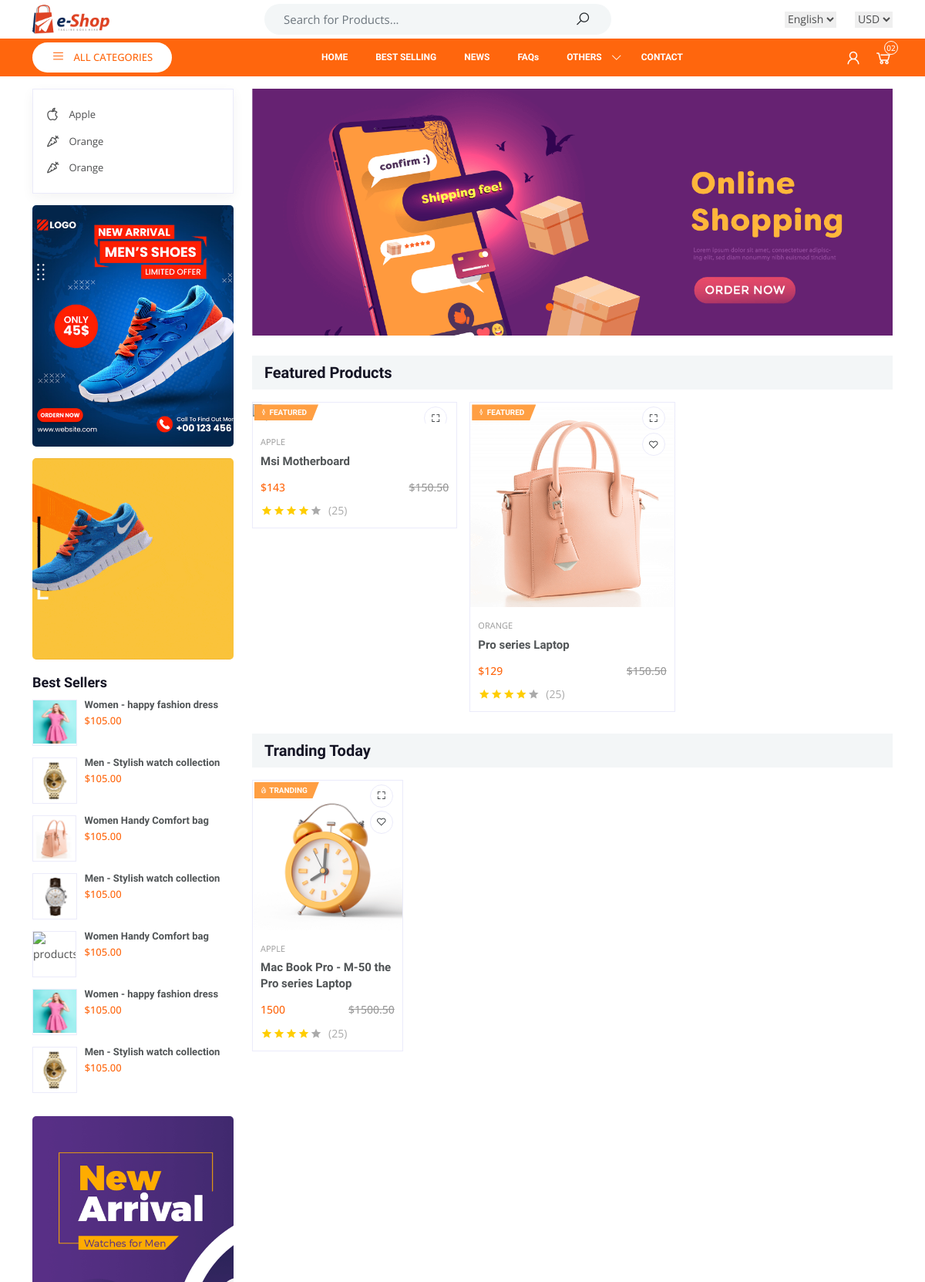
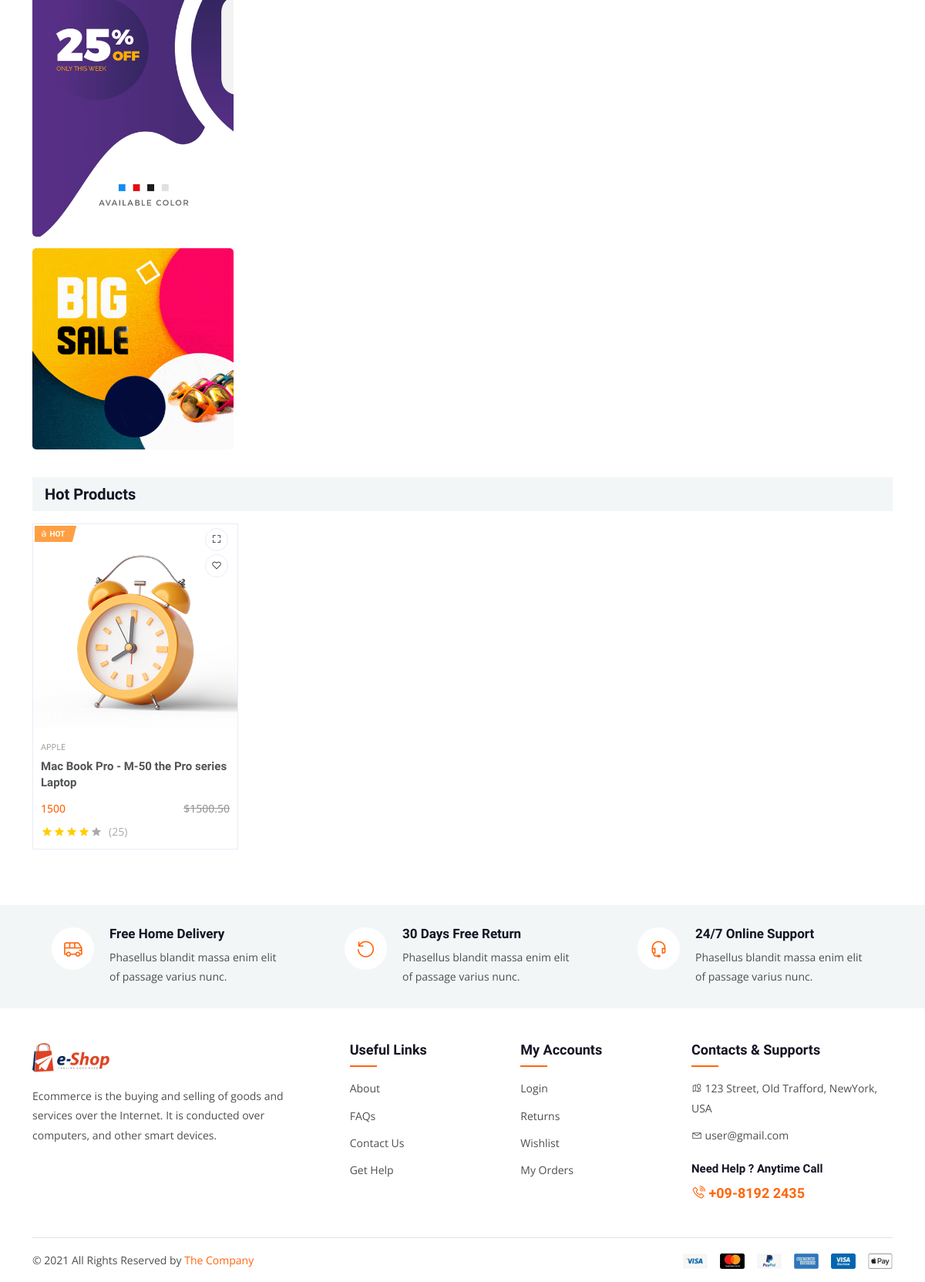
The page / on the database its author committed (2 pictures, top to bottom).
### tables this page shows
CREATE TABLE `category` (
  `ctg_id` int(11) NOT NULL,
  `ctg_icon` varchar(255) NOT NULL,
  `ctg_name` varchar(255) NOT NULL,
  `ctg_des` varchar(255) NOT NULL,
  `ctg_status` tinyint(200) NOT NULL DEFAULT 1
);

CREATE TABLE `banner` (
  `banner_id` int(11) NOT NULL,
  `banner_status` tinyint(4) NOT NULL DEFAULT 1,
  `banner_img` varchar(255) NOT NULL
);

### admin/class/adminBack.php (called while the page is built, shortened)
<?php
class adminBack
{
    private $conn;
    public function __construct()
    {
        $dbhost = "127.0.0.1";
        $dbuser = "root";
        $dbpass = "";
        $dbname = "ecom02";
        $this->conn = mysqli_connect($dbhost, $dbuser, $dbpass, $dbname);
    }
    function publishedDisplayCategory()
    {
        $query = "SELECT * FROM category WHERE ctg_status = 1";
        if (mysqli_query($this->conn, $query)) {
            $result_ctg = mysqli_query($this->conn, $query);
            return $result_ctg;
        } else {
            echo "Couldn't Fetch Data Correctly";
        }
    }
    function view_banner()
    {
        $query = "SELECT * FROM banner";
        if (mysqli_query($this->conn, $query)) {
            $banner_info = mysqli_query($this->conn, $query);
            return $banner_info;
        }
    }
}

### partials/banner.php (the view)
<?php
$obj_adminBack = new adminBack();
$msg = $obj_adminBack->view_banner();
?>
<div class="banner-slider">
    <?php while ($data = mysqli_fetch_assoc($msg)) { ?>
        <div class="single-slide">
            <div class="banner-section bg_img" style="background: url(assets/images/banner/<?php echo $data['banner_img'] ?>);">
            </div>
        </div>
    <?php } ?>
</div>

### partials/category-sidebar.php (shortened to what this page needs)
<?php
$obj_adminBack = new adminBack();
$msg = $obj_adminBack->publishedDisplayCategory();
?>
<ul class="category-sidebar">
    <?php
    while ($ctg_show = mysqli_fetch_assoc($msg)) { ?>
        <li><a href="#0"><?php echo $ctg_show['ctg_icon'] ?> <?php echo $ctg_show['ctg_name'] ?></a></li>
    <?php } ?>
</ul>

### assets/css/main.css (style rules this page uses)
html { scroll-behavior: smooth; }
body { padding: 0; margin: 0; font-size: 14px; color: #4d4e4f; line-height: 1.8; font-family: "Open Sans", sans-serif; background: #fff; display: flex; flex-direction: column; min-height: 100vh; justify-content: space-between; }
a { display: inline-block; text-decoration: none; color: #4d4e4f; -webkit-transition: all ease 0.3s; -moz-transition: all ease 0.3s; transition: all ease 0.3s; }
ul { margin: -7px 0; padding: 0; }
ul li { list-style: none; padding: 7px 0; }
.bg_img { background-size: cover !important; background-position: center; background-repeat: no-repeat !important; }
i { line-height: 1; }
.banner-section { height: 320px; }
.category-sidebar { background: #fff; margin: 0; padding: 15px 18px; padding-left: 15px; border: 1px solid #ebebfa; max-width: 100%; box-shadow: 0 5px 15px rgba(31, 31, 35, 0.05); position: relative; font-size: 13px; }
.category-sidebar li { padding: 5px 0; }
.category-sidebar li i { font-size: 20px; margin-right: 8px; transform: translateY(3px); }
.category-sidebar li a { display: block; }
@media (min-width: 992px) { .category-sidebar { display: block !important; } }

### rows shown on the page
category: ctg_name "Apple"
category: ctg_name "Orange"
category: ctg_name "Orange"
banner: banner_img (picture)

### other values the page prints
$product_details['ctg_name'] "APPLE"
$product_details['product_name'] "Msi Motherboard"
$product_details['product_price'] "143"
$product_details['ctg_name'] "ORANGE"
$product_details['product_name'] "Pro series Laptop"
$product_details['product_price'] "129"
$product_details['product_name'] "Mac Book Pro - M-50 the Pro series Laptop"
$product_details['product_price'] "1500"
